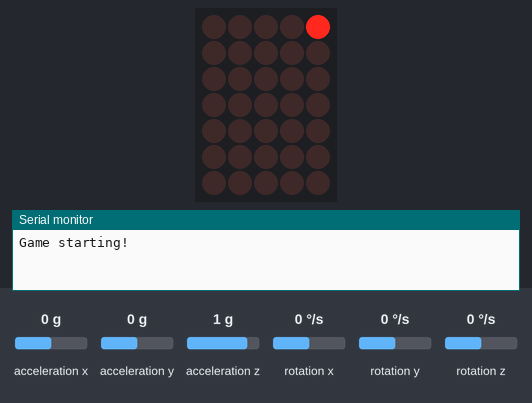
Bench run of a sketch on a simulated Arduino Uno, built with avr-gcc and run on an emulated ATmega328P. Shown: 5×7 LED matrix, the last lines printed to the serial monitor. Wiring (inferred from the names in the program): LED matrix (orientation assumed): rows pin 10, pin 9, pin 11, pin 5, pin 4, pin 3, pin 2; columns pin 12, pin 13, pin 8, pin 6, pin 7. The inputs (shaded band) are chosen by the test bench; at power-on: acceleration x 0 g, acceleration y 0 g, acceleration z 1 g, rotation x 0 °/s, rotation y 0 °/s, rotation z 0 °/s. Random numbers use the default seed unless the sketch sets one.

Above: at 1.2 s.
1.3 s: acceleration x set to -1.4 g
At 2.39 s:
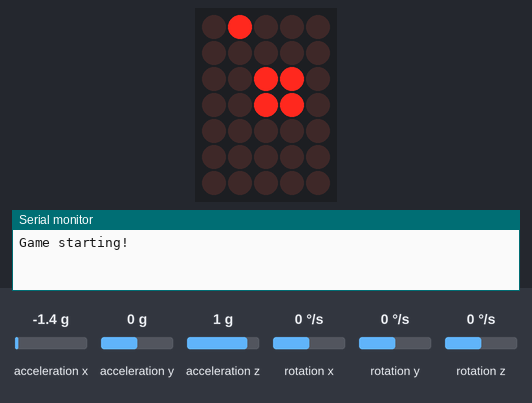
3.3 s: acceleration y set to -1.4 g
At 3.89 s:
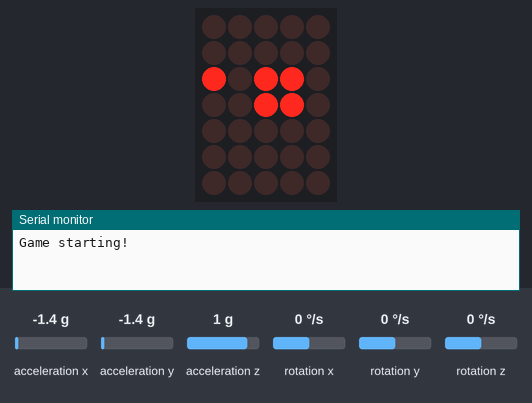
5.1 s: acceleration x set to 0.8 g
At 5.39 s:
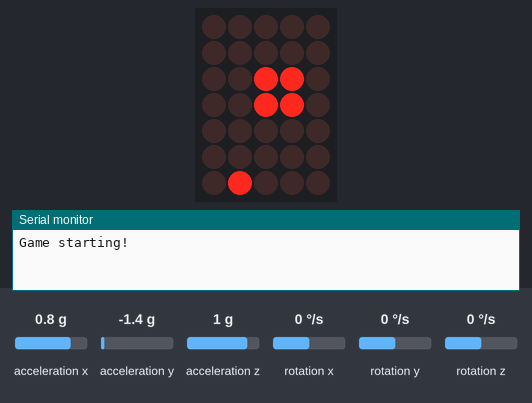
6.9 s: acceleration y set to 0.8 g
At 7.13 s:
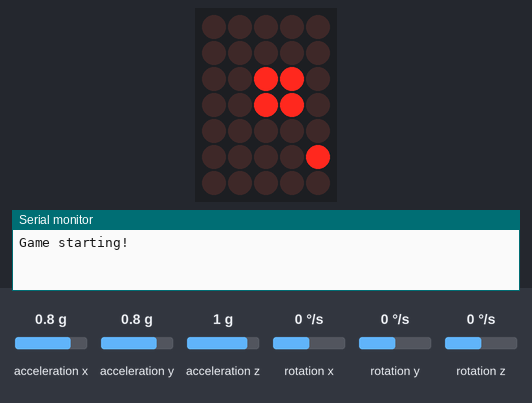
8.7 s: acceleration x set to -0.8 g
At 8.88 s:
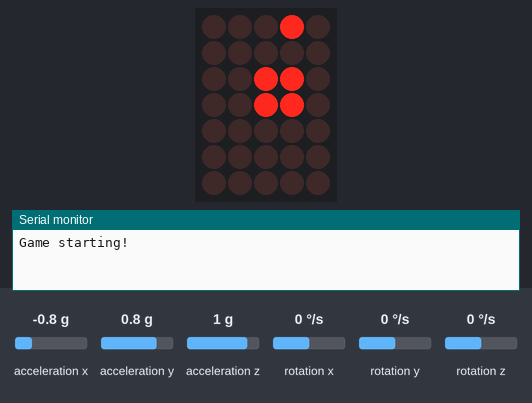
10.8 s: acceleration x set to 1.4 g
At 19.9 s:
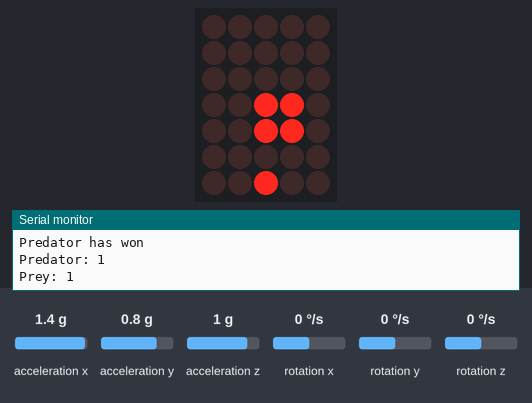

The sketch:

RolyPoly.ino
```cpp
#include <Wire.h>
#include <SparkFun_MMA8452Q.h>
MMA8452Q accel;


// Predator and prey win conditions to be checked
// Prey position not displayed correctly
//
// Debugging

const int row_1 = 10;
const int row_2 = 9;
const int row_3 = 11;
const int row_4 = 5;
const int row_5 = 4;
const int row_6 = 3;
const int row_7 = 2;
const int col_1 = 12;
const int col_2 = 13;
const int col_3 = 8;
const int col_4 = 6;
const int col_5 = 7;


const int rows[] = {row_1,row_2,row_3,row_4,row_5,row_6,row_7};
const int cols[] = {col_1,col_2,col_3,col_4,col_5};

int pred_score = 0;
int prey_score = 0;

int n = 0;

const float accel_tolerance = .1;

unsigned char pred_pos[] = {0x00,0x00,0x00,0x00,0x00};
unsigned char prey_pos[] = {0x00,0x00,0x00,0x00,0x00};
unsigned char score[] = {0x00,0x00,0x00,0x00,0x00};

const int frame_rate = 15;
unsigned long last_round_time = 0;
unsigned long last_break_time = 0;
const int reset_time = 4000;
const long round_time = 15000;
unsigned long prey_time = 0;
const int prey_delta = 300;
unsigned long last_blink_time = 0;

void setup() {
  Serial.begin(9600);

  // Give prey random initial position
  randomSeed(analogRead(0));
  reset_position();
  //Initialize accelerometer
  accel.init();
  // Set pins to output, initially rows low, cols high
  for (int i = 0; i < sizeof(rows); ++i) {
    pinMode(rows[i],OUTPUT);
    digitalWrite(rows[i],LOW);
  }
  for (int i = 0; i < sizeof(cols); ++i) {
    pinMode(cols[i],OUTPUT);
    digitalWrite(cols[i],HIGH);
  }
  Serial.println("Game starting!");
}

void loop() {
  unsigned long timer = millis();
  // Run simulation if t<15s
  bool pred_has_won = collision();
  if (pred_has_won) {
    // Round time counter resets to current time
    // Break time counter begins
    // Update scoreboard, and light the board with score array
    if (n==0) {
      pred_win();
      last_break_time = timer;
      Serial.println("Predator: " + (String)pred_score);
      Serial.println("Prey: " + (String)prey_score);
    }
    light_leds(score);
    // Stop if time exceeds 4 seconds - reset board, round time begins
    if (timer > last_break_time + reset_time) {
        // Reset round timer to 0
        last_round_time = timer;
        last_break_time = timer;
        pred_has_won = false;
        n = 0;
        reset_position();
    }
  }
  else if (timer < last_round_time + round_time) {

    // Checks if data is incoming from java, updates predator position
    pred_movement();
    // Check prey movement every 300 ms
    if (timer > prey_time) {
      prey_movement();
      prey_time += prey_delta;
    }
    // Display both prey and predator
    unsigned char hex[5];
    for (int i=0;i<5;++i) {
        hex[i] = prey_pos[i];
    }
    // Make predator blink
    if (timer > last_blink_time) {
      for (int i=0;i<5;++i) {
        hex[i] += pred_pos[i];
      }
      if (timer > last_blink_time + 125) {
        last_blink_time += 250;
      }
    }
    light_leds(hex);
//    else {
//      for (int i=0;i<5;++i) {
//        hex[i] = prey_pos[i];
//      }
//    }


  }

  else {
  // Round time has now exceeded 15s; prey has won
    // Update scoreboard and light display
    if (n==0) {
      last_break_time = timer;
      prey_win();
      Serial.println("Predator: " + (String)pred_score);
      Serial.println("Prey: " + (String)prey_score);
    }
    light_leds(score);
    if (timer > last_break_time + reset_time) {
      for (int i=0;i<5;++i) {
        pred_pos[i] = 0x00;
        prey_pos[i] = 0x00;
        score[i] = 0x00;
      }
      reset_position();
      last_round_time = timer;
      last_break_time = timer;
      n = 0;
    }
  }
}


// update scoreboard depending on who won
void pred_win() {
  for (int i=0;i<5;++i) {
    score[i] = 0x00;
  }
  Serial.println("Predator has won");
  n += 1;
  pred_score += 1;
  if (pred_score - prey_score < -2) {
//    prey is winning by more than 2
//    score = {0x02,0x02,0x1a,0x18,0x00};
      score[0] = 0x02;
      score[1] = 0x02;
      score[2] = 0x1a;
      score[3] = 0x18;
      score[4] = 0x00;
  }
  else if (pred_score - prey_score < 0) {
//    score = {0x00,0x02,0x1a,0x18,0x00};
      score[0] = 0x00;
      score[1] = 0x02;
      score[2] = 0x1a;
      score[3] = 0x18;
      score[4] = 0x00;
  }
  else if (pred_score - prey_score == 0) {
//    score = {0x00,0x00,0x1a,0x18,0x00};
      score[0] = 0x00;
      score[1] = 0x00;
      score[2] = 0x1a;
      score[3] = 0x18;
      score[4] = 0x00;
  }
  else if (pred_score - prey_score <= 2) {
//    score = {0x00,0x00,0x1a,0x1a,0x00};
      score[0] = 0x00;
      score[1] = 0x00;
      score[2] = 0x1a;
      score[3] = 0x1a;
      score[4] = 0x00;
  }
  else {
//    score = {0x00,0x00,0x1a,0x1a,0x02};
      score[0] = 0x00;
      score[1] = 0x00;
      score[2] = 0x1a;
      score[3] = 0x1a;
      score[4] = 0x02;
  }
}

void prey_win() {
  for (int i=0;i<5;++i) {
    score[i] = 0x00;
  }
  Serial.println("Prey has won");
  n += 1;
  prey_score += 1;
  if (prey_score - pred_score < -2) {
//    score = {0x00,0x00,0x12,0x02,0x02};
      score[0] = 0x02;
      score[1] = 0x02;
      score[2] = 0x12;
      score[3] = 0x00;
      score[4] = 0x00;
  }
  else if (prey_score - pred_score < 0) {
//    score = {0x00,0x00,0x12,0x02,0x00};
      score[0] = 0x00;
      score[1] = 0x02;
      score[2] = 0x12;
      score[3] = 0x00;
      score[4] = 0x00;
  }
  else if (prey_score - pred_score == 0) {
//    score = {0x00,0x00,0x12,0x00,0x00};
      score[0] = 0x00;
      score[1] = 0x00;
      score[2] = 0x12;
      score[3] = 0x00;
      score[4] = 0x00;
  }
  else if (prey_score - pred_score <= 2) {
//    score = {0x00,0x02,0x12,0x00,0x00};
      score[0] = 0x00;
      score[1] = 0x00;
      score[2] = 0x12;
      score[3] = 0x02;
      score[4] = 0x00;
  }
  else {
//    score = {0x02,0x02,0x12,0x00,0x00};
      score[0] = 0x00;
      score[1] = 0x00;
      score[2] = 0x12;
      score[3] = 0x02;
      score[4] = 0x02;
  }
}

//Check pred movement
void pred_movement() {
   if (Serial.available() > 0) {
     byte incomingByte = Serial.read();
     // If left
     if (incomingByte == (byte)1) {
        if (pred_pos[0] == 0x00) {
            for (int i=0;i<4;++i) {
              pred_pos[i] = pred_pos[i+1];
            }
            pred_pos[4] = 0x00;
          }
     }
     // If up
     if (incomingByte == (byte)2) {
        boolean uppermost = false;
        for (int i = 0;i<5;++i) {
          if (pred_pos[i] == 0xc0) {
              uppermost = true;
          }
        }
        // if it is not at the uppermost, then shift position right
        if (!uppermost) {
          for (int i=0;i<5;++i) {
            pred_pos[i] = (pred_pos[i]<<1) ;
          }
        }
     }

     // If right
     if (incomingByte == (byte)3) {
       if (pred_pos[4] == 0x00) {
           for (int i=4;i>0;--i) {
              pred_pos[i] = pred_pos[i-1];
           }
           pred_pos[0] = 0x00;
       }
     }

     //If down

     if (incomingByte == (byte)4) {
        boolean lowermost = false;
          for (int i = 0;i<5;++i) {
            if (pred_pos[i] == 0x06) {
              lowermost = true;
            }
          }
          // if it is not, then shift position lower
          if (!lowermost) {
            for (int i=0;i<5;++i) {
              pred_pos[i] = pred_pos[i]>>1;
            }
          }
     }
  }
}
//Check prey movement

void prey_movement() {
  if (accel.available()) {
    accel.read();
    bool left = accel.cx < -accel_tolerance;
    bool right = accel.cx > accel_tolerance;
    bool up = accel.cy > accel_tolerance;
    bool down = accel.cy < -accel_tolerance;
//    Serial.println("X vel: " + (String)accel.cx + ", Y vel: " + (String)accel.cy);
//    Move prey left
    if (left) {
//      Serial.println("Left");
      if (prey_pos[0] == 0x00) {
         for (int i=0;i<4;++i) {
           prey_pos[i] = prey_pos[i+1];
         }
         prey_pos[4] = 0x00;
      }
    }
    // Move prey right
    if (right) {
//      Serial.println("Right");
      if (prey_pos[4] == 0x00) {
           for (int i=4;i>0;--i) {
              prey_pos[i] = prey_pos[i-1];
           }
           prey_pos[0] = 0x00;
       }
    }
    // Move prey up
    if (up) {
//      Serial.println("Up");
      bool uppermost = false;
      // Check if it is in upmost row
      for (int i = 0;i<5;++i) {
        if (prey_pos[i] == 0x80) {
           uppermost = true;
        }
      }
      // if it is not at the uppermost, then shift position right
      if (!uppermost) {
        for (int i=0;i<5;++i) {
          prey_pos[i] = (prey_pos[i]<<1) ;
        }
      }
    }
    //
    // Move prey down
    if (down) {
//      Serial.println("Down");
      bool lowermost = false;
      for (int i = 0;i<5;++i) {
        if (prey_pos[i] == 0x02) {
           lowermost = true;
        }
      }
      // if it is not, then shift position lower
      if (!lowermost) {
        for (int i=0;i<5;++i) {
           prey_pos[i] = prey_pos[i]>>1;
        }
      }
    }

  }
}

// Reset position to random positions

void reset_position() {
  // Clear positions
  for (int i=0;i<5;++i) {
    prey_pos[i] = 0x00;
    pred_pos[i] = 0x00;
  }
  int rand_prey_row = (int)random(0,7);
  int rand_prey_col = (int)random(0,5);
  prey_pos[rand_prey_col] = (0x80 >> rand_prey_row);
  // Give predator random initial position
  int rand_pred_row = (int)random(0,6);
  int rand_pred_col = (int)random(0,4);
  // Checks if it is the same position as prey;
  // If not, regenerate predator position until they are separated
  if(abs(rand_pred_col-rand_prey_col) <= 1) {
    while (abs(rand_pred_row-rand_prey_row) <= 2) {
      if (rand_pred_row == 5) {
        rand_pred_row = 0;
      }
      else rand_pred_row ++;
    }
  }
  pred_pos[rand_pred_col] = (0xc0 >> rand_pred_row);
  pred_pos[rand_pred_col + 1] = pred_pos[rand_pred_col];
}

// Check collision
bool collision() {
  bool all_zero = true;
  for (int i=0;i<5;++i) {
    // If the prey is located in this column
    if (prey_pos[i] > 0) {
      // If the prey and predator are touching, pred|prey = pred
      unsigned char prey_upper = prey_pos[i] << 1;
      unsigned char prey_lower = prey_pos[i] >> 1;
      if (prey_pos[i] + prey_upper == pred_pos[i]
            || prey_pos[i] + prey_lower == pred_pos[i]) {
        return true;
      }
      all_zero = false;
    }
  }
  return all_zero;
}

void light_leds(unsigned char hex[5]) {
  String bin[5];
  for (int i =0;i<5;++i) {
    if (1&hex[i]>>7) {
      // If leading digit is 1, fine as is; otherwise, invert it
      // In both cases right shift it 8 bits to ignore truncated 0's
      bin[i] = String(hex[i]<<8,BIN);          // convert hexadecimal value into binary string
    }
    else {
      bin[i] = String((~hex[i])<<8,BIN);
    }
  }

  //Writing LEDs
  for (int i=0;i<5;++i) {
    for (int j = 0; j < 5; ++j) {
        if (i == j) {
          digitalWrite(cols[j],LOW);     // Write High to every column except column i
        }
        else {
          digitalWrite(cols[j],HIGH);
        }
    }
    char rows_to_light[16];  // On a specific column i, new character array with the contents of bin(i)
                                            // ex. bin(i) = 0111 1110, rows_to_light = {0,1,1,1,1,1,1,0} bin[i].toCharArray(rows_to_light,16);
    bin[i].toCharArray(rows_to_light,16);
    for (int k = 0; k < 7; ++k) {
      //Iterate over rows and write LOW to rows_to_light[k] = 0, HIGH otherwise

      if (1&hex[i]>>7) {
        digitalWrite(rows[k],(1 & rows_to_light[k]));
      }
      else {
        digitalWrite(rows[k],!(1 & rows_to_light[k]));
      }
    }
    delay(frame_rate/5);
  }
}
```
